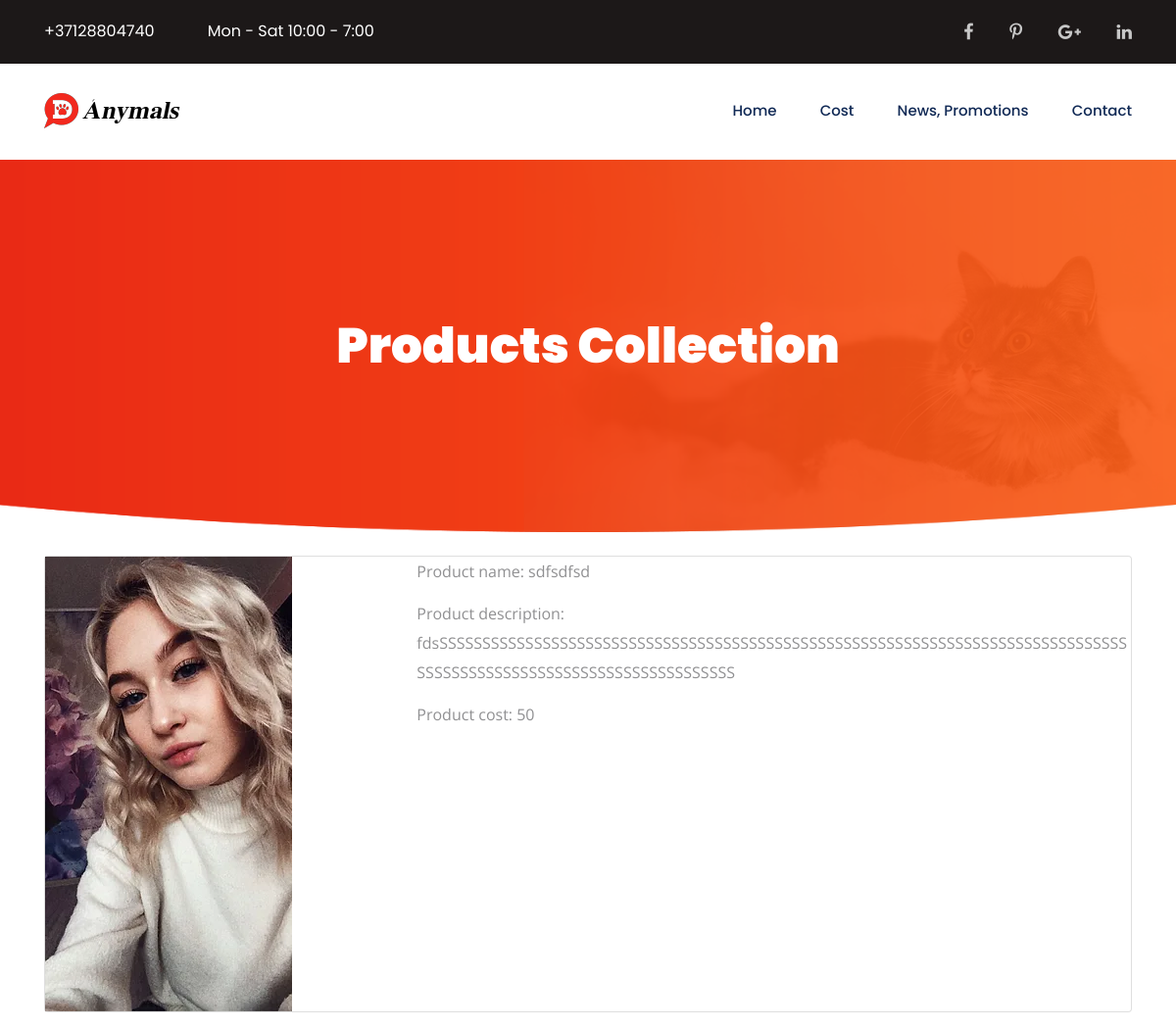
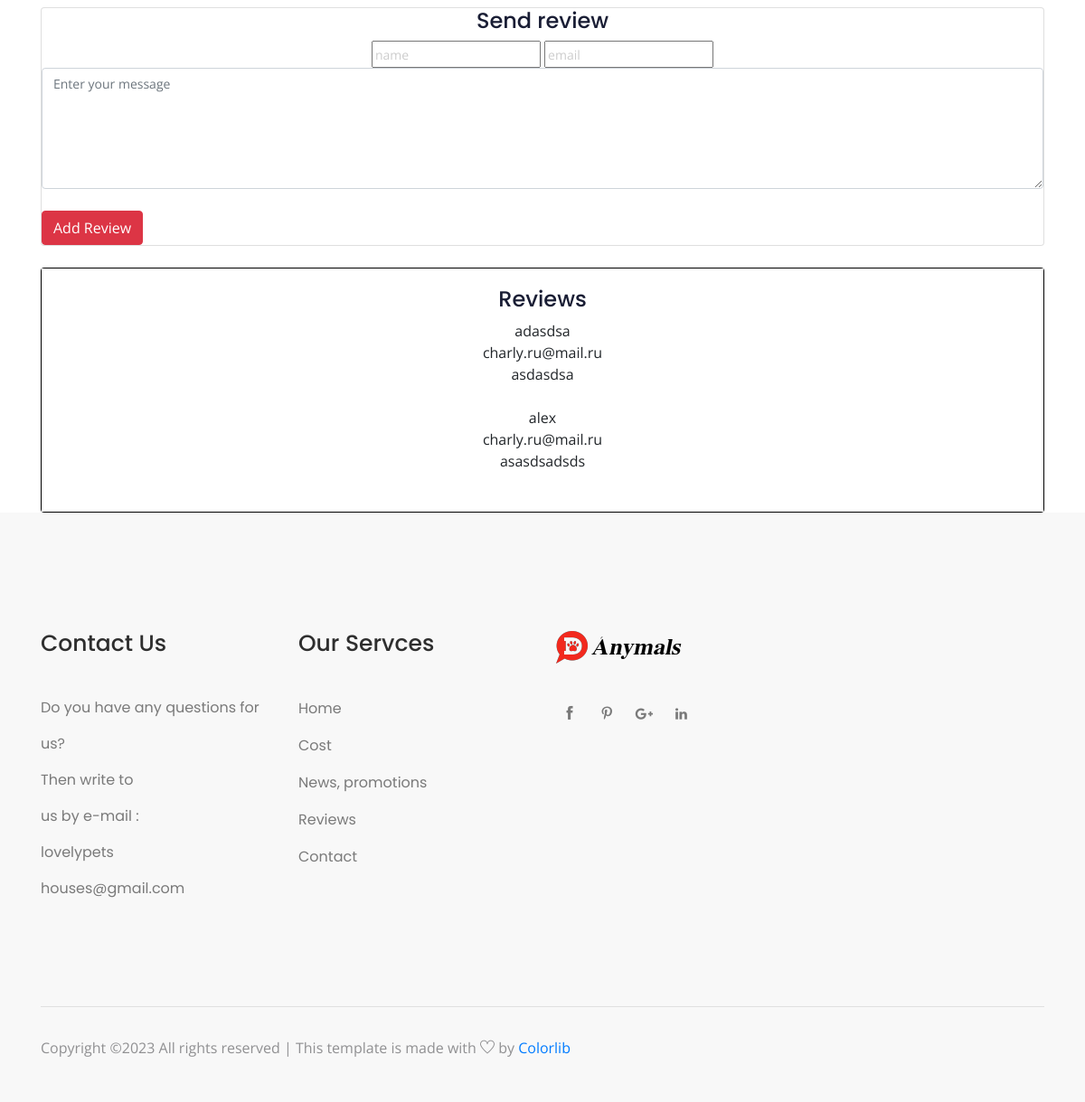
The app's page /cost/1/ with its own data (2 pictures, top to bottom).
### anymals_config/models.py (models this page shows, shortened)
class Product(models.Model):
    name=models.CharField(max_length=300,default = '')
    image = models.ImageField(default="profile1.png", null=True, blank=True)
    cost=models.CharField(max_length=30,default = '')
    description=models.CharField(max_length=5000,default = '')

class Review(models.Model):
    product = models.ForeignKey(Product, on_delete=models.CASCADE)
    message = models.CharField(max_length=1000,default = '')
    name = models.CharField(max_length=30,default = '')
    email = models.CharField(max_length=30,default = '')

### anymals_config/views.py (the view)
# urls.py: path('cost/<int:id>/',detail,name="detail"),
def detail(request, id):
    product = Product.objects.get(id=id)
    reviews = Review.objects.filter(product=id).order_by("-message")
    context = {
        "prod": product,
        "reviews": reviews,
    }
    return render(request, 'cost_product.html', context)

### templates/cost_product.html (shortened to what this page needs)
<!doctype html>
<html class="no-js" lang="zxx">
{% load static %}
<head>
    <link rel="stylesheet" href="../../static/css/bootstrap.min.css">
    <link rel="stylesheet" href="../../static/css/owl.carousel.min.css">
    <link rel="stylesheet" href="../../static/css/magnific-popup.css">
    <link rel="stylesheet" href="../../static/css/font-awesome.min.css">
    <link rel="stylesheet" href="../../static/css/themify-icons.css">
    <link rel="stylesheet" href="../../static/css/nice-select.css">
    <link rel="stylesheet" href="../../static/css/flaticon.css">
    <link rel="stylesheet" href="../../static/css/gijgo.css">
    <link rel="stylesheet" href="../../static/css/animate.css">
    <link rel="stylesheet" href="../../static/css/slicknav.css">
    <link rel="stylesheet" href="../../static/css/style.css">
</head>
<body>
    <header>
        <div class="header-area ">
            <div class="header-top_area">
                <div class="container">
                    <div class="row">
                        <div class="col-lg-6 col-md-8">
                            <div class="short_contact_list">
                                <ul>
                                    <li><a href="#">+37128804740</a></li>
                                    <li><a href="#">Mon - Sat 10:00 - 7:00</a></li>
                                </ul>
                            </div>
                        </div>
                        <div class="col-lg-6 col-md-4 ">
                            <div class="social_media_links">
                                <a href="#">
                                    <i class="fa fa-facebook"></i>
                                </a>
                                <a href="#">
                                    <i class="fa fa-pinterest-p"></i>
                                </a>
                                <a href="#">
                                    <i class="fa fa-google-plus"></i>
                                </a>
                                <a href="#">
                                    <i class="fa fa-linkedin"></i>
                                </a>
                            </div>
                        </div>
                    </div>
                </div>
            </div>
            <div id="sticky-header" class="main-header-area">
                <div class="container">
                    <div class="row align-items-center">
                        <div class="col-xl-3 col-lg-3">
                            <div class="logo">
                                <a href="index.html">
                                    <img src="../../static/img/logo.png" alt="">
                                </a>
                            </div>
                        </div>
                        <div class="col-xl-9 col-lg-9">
                            <div class="main-menu  d-none d-lg-block">
                                <nav>
                                    <ul id="navigation">
                                        <li><a  href="{% url 'anymals_config:index' %}">Home</a></li>
                                        <li><a href="{% url 'anymals_config:cost' %}">Cost</a></li>
                                        <li><a href="{% url 'anymals_config:news' %}">News, promotions</a></li>
                                        <li><a href="{% url 'anymals_config:contact' %}">Contact</a></li>
                                    </ul>
                                </nav>
                            </div>
                        </div>
                        <div class="col-12">
                        </div>
                    </div>
                </div>
            </div>
        </div>
    </header>
    <div class="bradcam_area breadcam_bg">
        <div class="container">
            <div class="row">
                <div class="col-lg-12">
                    <div class="bradcam_text text-center">
                        <h3>Products collection</h3>
                    </div>
                </div>
            </div>
        </div>
    </div>
<div class="container">
	<br>
	<div class="card">
		<div class="row">
			<div class="col-md-4">
				<img height="100" src="{{ prod.image.url }}" alt="image" class="img-fluid">
			</div>
			<div class="col-md-8">
                <p>Product name: {{ prod.name }}</p>
				<p>Product description: {{ prod.description }}</p>
                <p>Product cost: {{ prod.cost }}</p>
			</div>
		</div>
	</div>
<br>
<div class="card">
	<div class="card=-body">
		<h3 class="text-center">Send review</h3>
		<form action="{% url 'anymals_config:add_review' prod.id %}" method="POST">
           <div class="inputer_center">
                <input type="text" id="name" name="name" placeholder="name">
                <input type="email" id="email" name="email"placeholder="email"></div>
			    <textarea name="message" id="message" placeholder="Enter your message" cols="30" rows="5" class="form-control"></textarea>
			<br>
			<input type="submit" class="btn btn-danger" value="Add Review">
		</form>
	</div></div>
	<br>
	<div class="card" style="background-color: black;">
		<div class="card-body" style="background:white;">
			<h3 class="text-center">Reviews</h3>
			{% for review in reviews %}
				<div class="review_center">
					<a >{{ review.name }}</a><br>
					<a>{{ review.email }}</a><br>
                    <a>{{ review.message }}</a>
				</div>
	<br>
	{% endfor %}</div></div>
</div>
    <footer class="footer">
        <div class="footer_top">
             <div class="container">
            <div class="row">
                <div class="col-xl-3 col-md-6 col-lg-3">
                    <div class="footer_widget">
                        <h3 class="footer_title">
                            Contact Us
                        </h3>
                        <ul class="address_line">
                            <li>
                                Do you have any questions for us?
                            </li>
                            <li><a href="#">Then write to <br> us by e-mail :</a></li>
                            <li> lovelypets<br>houses@gmail.com</li>
                        </ul>
                    </div>
                </div>
                <div class="col-xl-3  col-md-6 col-lg-3">
                    <div class="footer_widget">
                        <h3 class="footer_title">
                            Our Servces
                        </h3>
                        <ul class="links">
                            <li><a href="{% url 'anymals_config:index' %}">Home</a></li>
                            <li><a href="{% url 'anymals_config:cost' %}">Cost</a></li>
                            <li><a href="{% url 'anymals_config:news' %}">News, promotions</a></li>
                            <li><a href="service.html">Reviews</a></li>
                            <li><a href="{% url 'anymals_config:contact' %}">Contact</a></li>
                        </ul>
                    </div>
                </div>
                <div class="col-xl-3 col-md-6 col-lg-3 ">
                    <div class="footer_widget">
                        <div class="footer_logo">
                            <a href="#">
                                <img src="../static/img/logo.png" alt="">
                            </a>
                        </div>
                        <div class="socail_links">
                            <ul>
                                <li>
                                    <a href="#">
                                        <i class="ti-facebook"></i>
                                    </a>
                                </li>
                                <li>
                                    <a href="#">
                                        <i class="ti-pinterest"></i>
                                    </a>
                                </li>
                                <li>
                                    <a href="#">
                                        <i class="fa fa-google-plus"></i>
                                    </a>
                                </li>
                                <li>
                                    <a href="#">
                                        <i class="fa fa-linkedin"></i>
                                    </a>
                                </li>
                            </ul>
                        </div>
                    </div>
                </div>
            </div>
        </div>
        </div>
        <div class="copy-right_text">
            <div class="container">
                <div class="bordered_1px"></div>
                <div class="row">
                    <div class="col-xl-12">
                        <p class="copy_right text-center">
                            <p>
  Copyright &copy;<script>document.write(new Date().getFullYear());</script> All rights reserved | This template is made with <i class="ti-heart" aria-hidden="true"></i> by <a href="https://colorlib.com" target="_blank">Colorlib</a>
  </p>
                        </p>
                    </div>
                </div>
            </div>
        </div>
    </footer>
</body>

### records on screen
Product: image (picture), name "sdfsdfsd", description "fdsSSSSSSSSSSSSSSSSSSSSSSSSSSSSSSSSSSSSSSSSSSSSSSSSSSSSSSSSSSSSSSSSSSSSSSSSSSSSSSSSSSSSSSSSSSSSSSSSSSSSSSSSSSSSSSSSSSSSS", cost "50"
Review: name "adasdsa", email "charly.ru@mail.ru", message "asdasdsa"
Review: name "alex", email "charly.ru@mail.ru", message "asasdsadsds"
